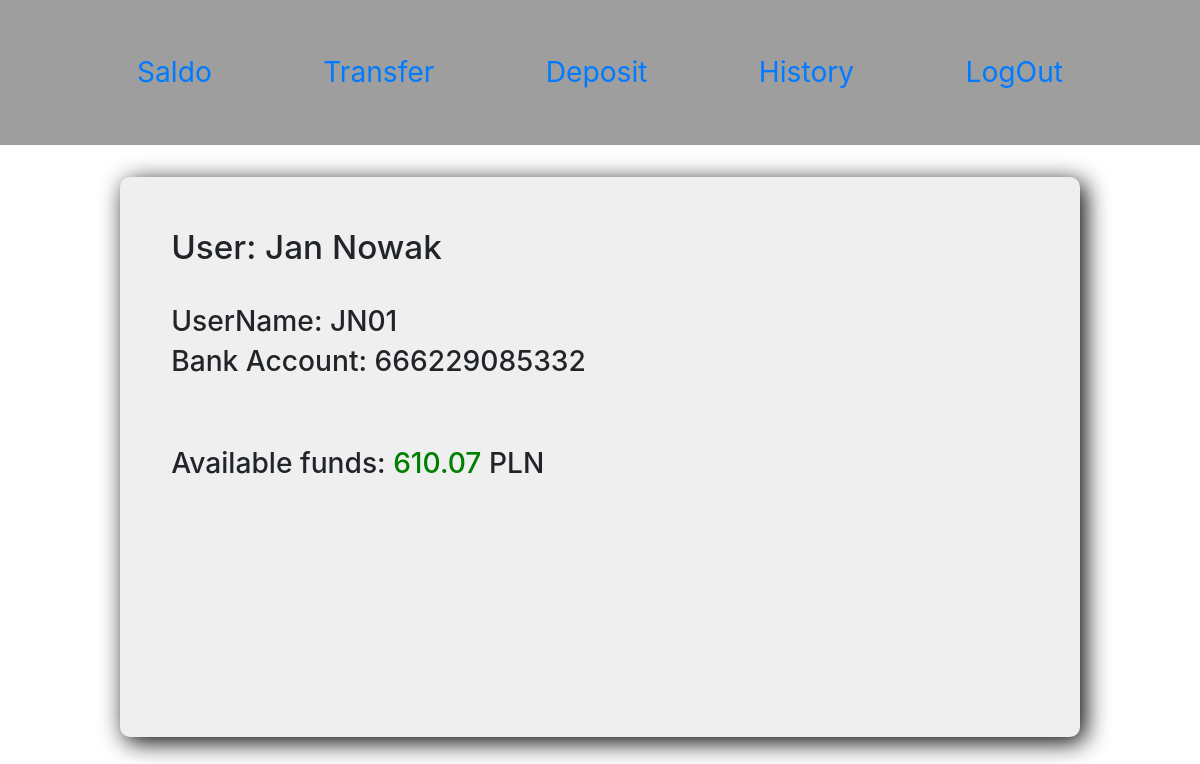
The app's page /account/saldo/ (signed in), older data.
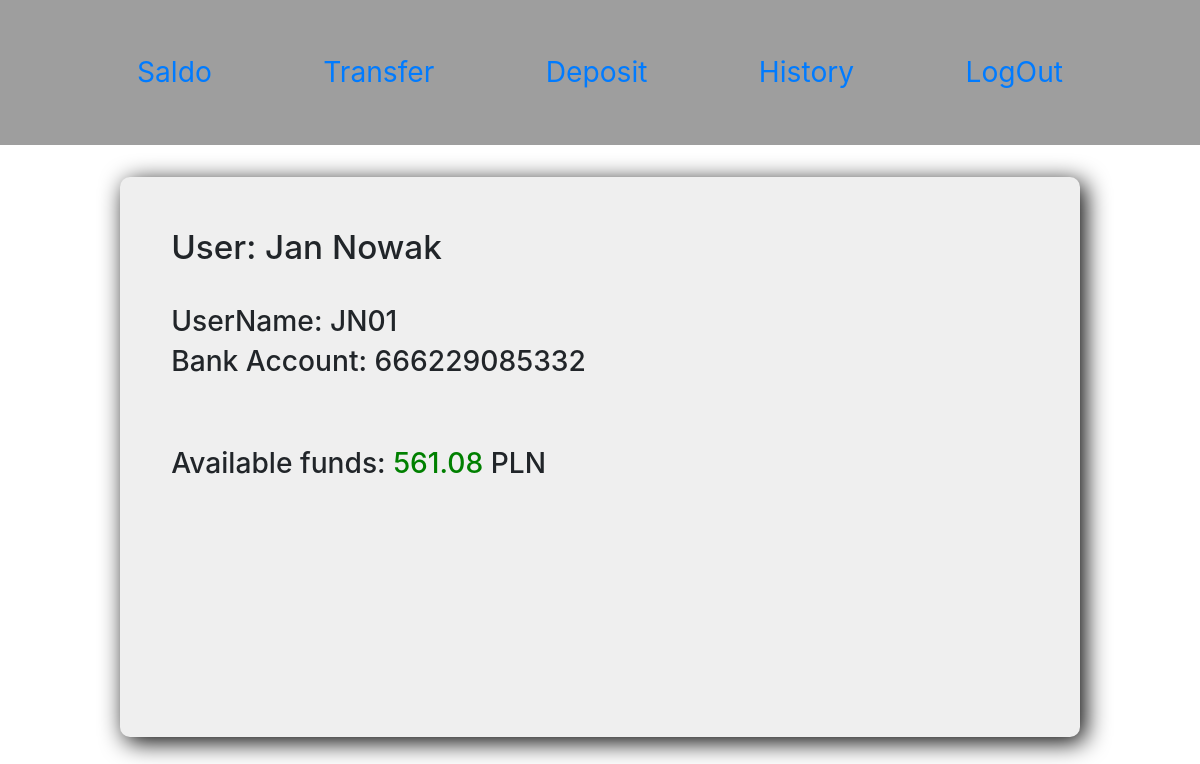
The same page, newer data.
### account/models.py (models this page shows, shortened)
class Account(models.Model):
    def accountGenerator():
        seq = ['0', '1', '2', '3', '4', '5', '6', '7', '8', '9']
        account = [random.choice(seq) for i in range(0, 12)]
        account = "".join(account)
        return account
    owner = models.ForeignKey(User, on_delete=models.CASCADE)
    saldo = models.DecimalField(decimal_places=2, max_digits=10, validators=[
                                MinValueValidator(0.00)])
    accountNumber = models.CharField(
        max_length=12, unique=True, default=accountGenerator)
    created_time = models.DateTimeField(default=datetime.now, blank=True)

### account/views.py (the view)
# urls.py: path('account/saldo/', views.saldoView, name='saldoView'),
@login_required(login_url='login')
def saldoView(request):
    account = Account.objects.filter(owner=request.user.id).first()
    context = {'account': account}
    return render(request, 'account/saldo.html', context)

### account/templates/account/saldo.html (shortened to what this page needs)
{% extends "account/account.html" %}
{% block content %}
    <h1>User: {{ request.user.first_name }} {{ request.user.last_name }}</h1>
    <br>
    {% if account %}
        <h2>UserName: {{ request.user.username }}</h2>
        <h2>Bank Account: {{ account.accountNumber}}</h2>
        <br><br>
        <h2>Available funds: <span>{{ account.saldo }}</span> PLN</h2>
    {% else %}
        <h1>You don't have Bank Account yet. Please contact administrator.</h1>
    {% endif %}
{% endblock %}

Row changes from the older to the newer data that the page shows:
changed Account: saldo "610.07" → "561.08"
